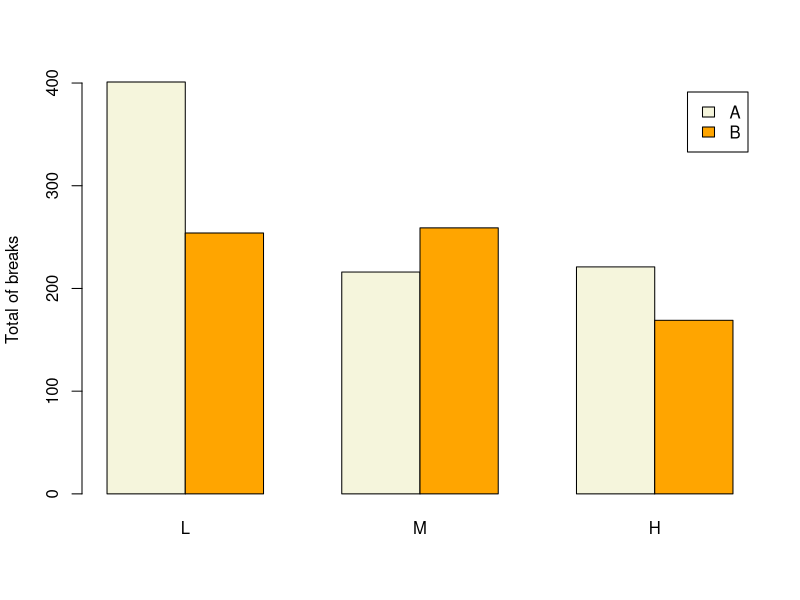
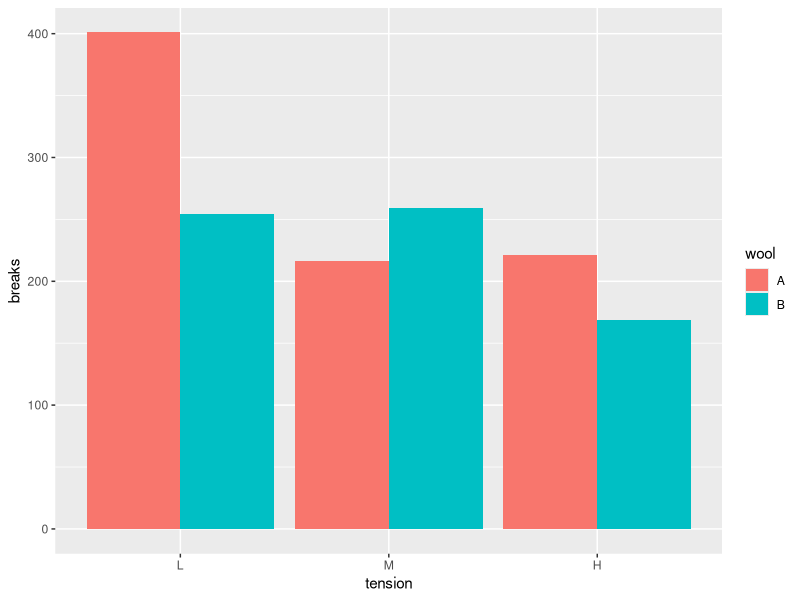

Here is the R script that generated these plots, in order:
library(tidyverse)
library(data.table)

################
# One function #
################
data(warpbreaks)

aggr.1.a <- aggregate(breaks ~ wool + tension, 
                      data = warpbreaks, FUN = sum)
aggr.1.a

# Convert to table format
aggr.1.b <- xtabs(breaks ~ wool + tension, data = aggr.1.a)
aggr.1.b

# Convert back to data frame
as.data.frame(aggr.1.b)

# Construct barplot
# Base R
barplot(aggr.1.b, beside=TRUE, legend.text=rownames(aggr.1.b), 
        col=c("beige","orange"), ylab="Total of breaks")

# ggplot2
myplot <- ggplot(aggr.1.a, aes(x=tension, y=breaks, fill=wool)) + 
  geom_bar(stat="identity", position=position_dodge())
myplot

# tidyverse
aggr.2 <- warpbreaks %>% group_by(wool, tension) %>% summarise_at("breaks", sum)

# datatable
dt <- data.table(warpbreaks)
aggr.3 <- dt[, list(breaks = sum(breaks)), by = list(wool, tension)]

######################
# Multiple functions #
######################
n <- 1e3
df_1 <- tibble(col1 = sample(c("a", "b", "c"), n, replace = TRUE),
               col2 = sample(c("a", "b", "c"), n, replace = TRUE),
               col3 = rnorm(n),
               col4 = rnorm(n))

leftconf <- function(a) t.test(a)$conf.int[1]
rightconf <- function(a) t.test(a)$conf.int[2]

aggregate(cbind(col3, col4) ~ col1 + col2, 
          data = df_1, 
          FUN = function(a) c(mean = mean(a), 
                              count = length(a),
                              leftconf = leftconf(a),
                              rightconf = rightconf(a)))

aggregate(list(col3 = df_1$col3, col4 = df_1$col4),
          by = list(df_1$col1, df_1$col2),
          FUN = function(a) c(mean = mean(a), 
                              count = length(a),
                              leftconf = leftconf(a),
                              rightconf = rightconf(a)))

df_1 %>% 
  group_by(col1, col2) %>% 
  summarise_at(vars(col3, col4), 
               list(mean = mean, count = length, leftconf = leftconf, rightconf = rightconf))

############
# Counting #
############
df <- data.frame(x = sample(letters[1:3], 1000, replace = TRUE),
                 y = sample(letters[1:3], 1000, replace = TRUE),
                 z = sample(letters[1:3], 1000, replace = TRUE))

res1 <- with(df, aggregate(list(count = x), by = list(x = x, y = y, z = z), FUN = length))
res2 <- df %>% group_by(x, y, z) %>% summarise(count = n()) # Or: df %>% group_by(x, y, z) %>% tally()
res3 <- with(df, tapply(x, list(x, y, z), FUN = length))
res4 <- with(df, table(x, y, z))

res1
res2
res3
res4

# Convert to table:
xtabs(count ~ x + y + z, data = res1)

